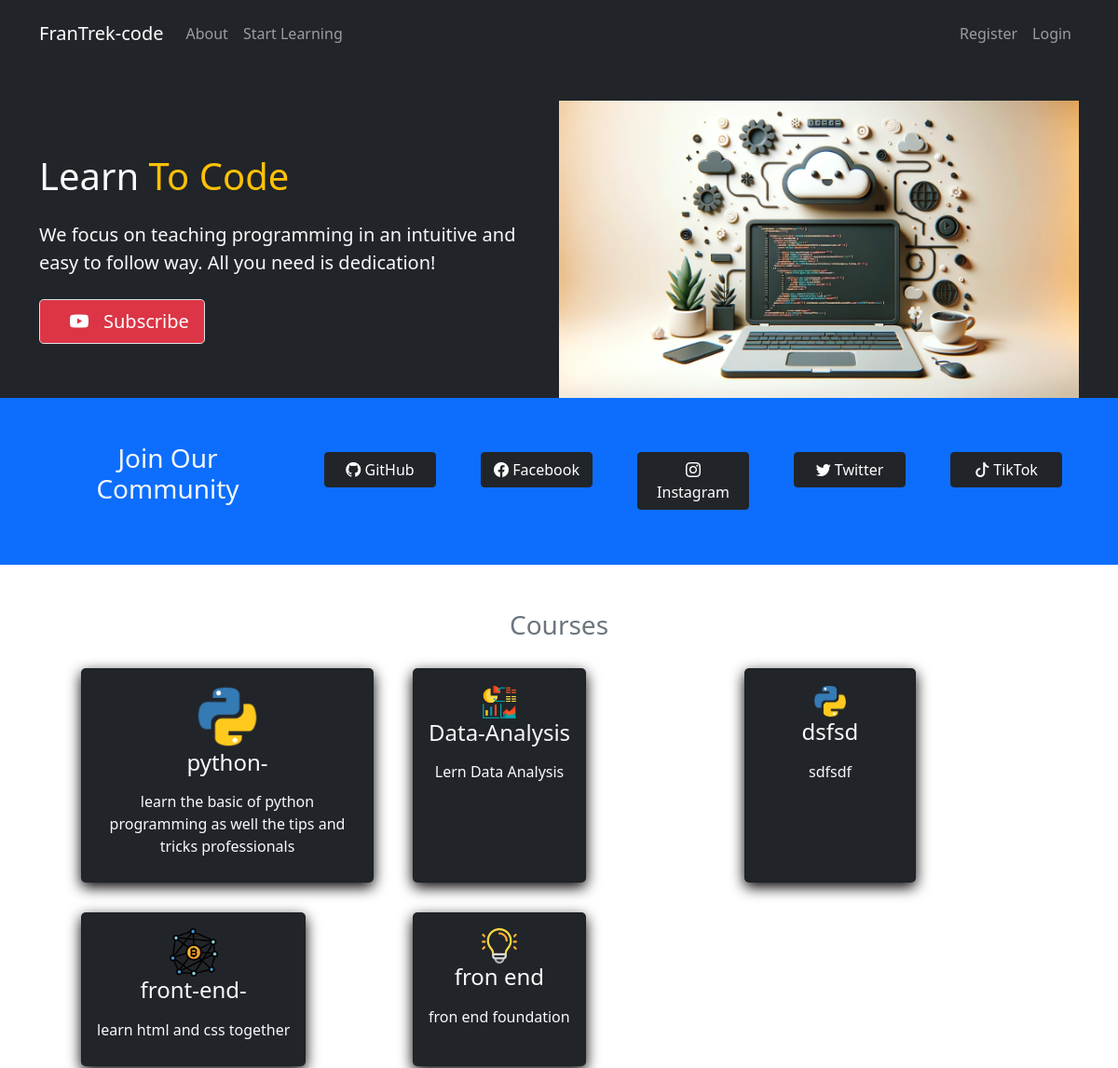
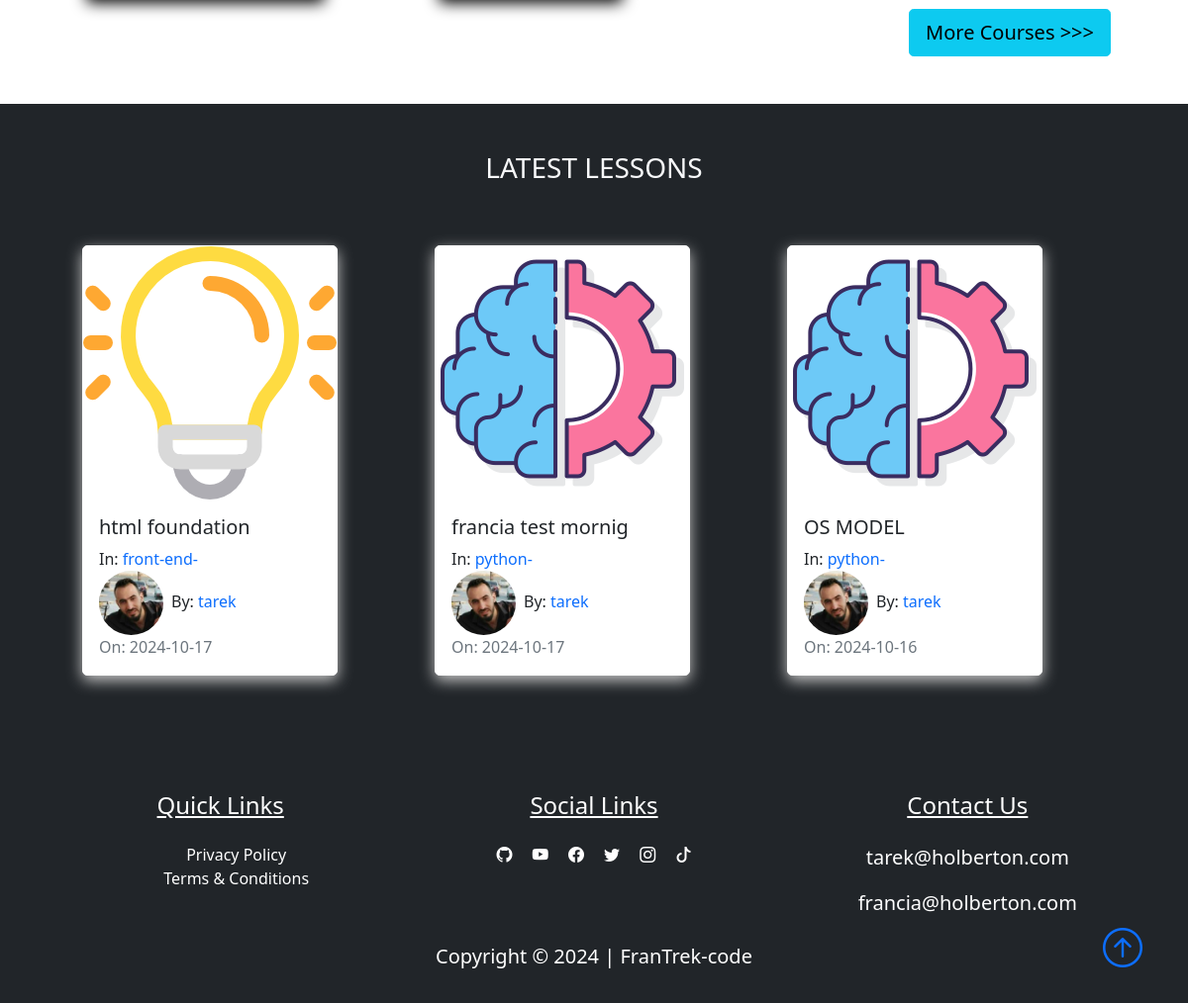
The page /home on the database its author committed (2 pictures, top to bottom).
### FranTrek/models.py (models this page shows, shortened)
class Course(db.Model):
    id = db.Column(db.Integer, primary_key=True)
    title = db.Column(db.String(50), unique=True, nullable=False)
    description = db.Column(db.String(150), nullable=False)
    icon = db.Column(db.String(20), nullable=False, default="default_icon.jpg")
    lessons = db.relationship("Lesson", backref="course_name", lazy=True)

class Lesson(db.Model):
    id = db.Column(db.Integer, primary_key=True)
    title = db.Column(db.String(100), nullable=False)
    date_posted = db.Column(db.DateTime, nullable=False, default=datetime.utcnow)
    content = db.Column(db.Text, nullable=False)
    thumbnail = db.Column(
        db.String(20), nullable=False, default="default_thumbnail.jpg"
    )
    slug = db.Column(db.String(32), nullable=False)
    user_id = db.Column(db.Integer, db.ForeignKey("user.id"), nullable=False)
    course_id = db.Column(db.Integer, db.ForeignKey("course.id"), nullable=False)

class User(db.Model, UserMixin):
    id = db.Column(db.Integer, primary_key=True)
    fname = db.Column(db.String(25), nullable=False)
    lname = db.Column(db.String(25), nullable=False)
    username = db.Column(db.String(25), unique=True, nullable=False)
    email = db.Column(db.String(125), unique=True, nullable=False)
    image_file = db.Column(db.String(20), nullable=False, default="default.png")
    bio = db.Column(db.Text, nullable=True)
    password = db.Column(db.String(60), nullable=False)
    lessons = db.relationship("Lesson", backref="author", lazy=True)

### FranTrek/routes.py (the view)
@app.route("/")
@app.route("/home")
def home():
    lessons = Lesson.query.order_by(Lesson.date_posted.desc()).paginate(
        page=1, per_page=6
    )
    courses = Course.query.paginate(page=1, per_page=6)
    return render_template("home.html", lessons=lessons, courses=courses)

### FranTrek/templates/home.html (shortened to what this page needs)
{% extends "layout.html"%}
{% block content%}
<section class="bg-dark text-light p-5 p-lg-0 pt-lg-5 text-center text-sm-start">
    <div class="container">
        <div class="d-sm-flex align-items-center justify-content-between">
            <div>
                <h1 class="mb-10"> Learn <span class="text-warning"> To Code</span></h1>
                <p class="lead my-4">
                    We focus on teaching programming in an intuitive and easy to follow way. All you need is
                    dedication!
                </p>
                <a class="btn btn-danger btn-lg border"
                    href="https://www.youtube.com/@HolbertonFrance/featured" target="_blank">
                    <i class="bi bi-youtube m-3"></i>Subscribe
                </a>
            </div>
            <img class="img-fluid w-50 d-none d-sm-block" src="{{url_for('static', filename='showcase.png')}}" alt="">
        </div>
    </div>
</section>
<section class="bg-primary text-light p-5">
    <div class="container">
        <div class="d-md-flex justify-content-between align-items-center">
            <h3 class="mb-3 text-center">Join Our Community</h3>
            <nav class="navbar navbar-expand-lg navbar-dark">
                <div class="collapse navbar-collapse" id="socialbtn">
                    <ul class="navbar-nav">
                        <li class="nav-item">
                            <a class="btn btn-dark ms-5 button_width" href="#"
                                target="_blank">
                                <i class="bi-github" role="img"></i>
                                GitHub
                            </a>
                        </li>
                        <li>
                            <a class="btn btn-dark ms-5 button_width" href="#"
                                target="_blank">
                                <i class="bi bi-facebook "></i>
                                Facebook
                            </a>
                        </li>
                        <li class="nav-item">
                            <a type="button" class="btn btn-dark ms-5 button_width"
                                href="#" target="_blank">
                                <i class="bi bi-instagram"></i>
                                Instagram
                            </a>
                        </li>
                        <li class="nav-item">
                            <a class="btn btn-dark ms-5 button_width" href="#"
                                target="_blank">
                                <i class="bi bi-twitter"></i>
                                Twitter
                            </a>
                        </li>
                        <li class="nav-item">
                            <a class="btn btn-dark ms-5 button_width" href="#"
                                target="_blank">
                                <i class="bi bi-tiktok"></i>
                                TikTok
                            </a>
                        </li>
                    </ul>
                </div>
            </nav>
        </div>
    </div>
</section>
<section class="bg-ligh">
    <div class="container p-5">
        <h3 class="text-center text-secondary" id='learn'>Courses</h3>
        <div class="row">
            {% for course in courses.items %}
            <div class="col-sm-12 col-md-6 col-lg-4 p-3 d-flex align-items-stretch">
                <a href="{{url_for('course', course_title=course.title)}}" class="text-decoration-none">
                    <div class="card bg-dark text-light h-100">
                        <div class="card-body text-center">
                            <img src="{{url_for('static', filename='course_icons/'+course.icon)}}" alt=""
                                class="card-img w-25">
                            <h4 class="card-title mb-3">
                                {{course.title}}
                            </h4>
                            <p class="card-text">{{course.description}}</p>
                        </div>
                    </div>
                </a>
            </div>
            {% endfor %}
        </div>
        <div class="" style="display: flex; justify-content: flex-end">
            <a href="{{ url_for('courses')}}" class="btn btn-info btn-lg"> More Courses &gt&gt&gt</a>
        </div>
    </div>
</section>
<section class="bg-dark">
    <div class="container p-5">
        <div class="row mb-5 ">
            <div class="col">
                <h3 class="text-uppercase text-center text-light">latest lessons</h3>
            </div>
        </div>
        <div class="row">
            {% for lesson in lessons.items %}
            <div class="col-sm-12 col-md-6 col-lg-4 pb-5 d-flex align-items-stretch">
                <div class="card lesson">
                    <img src="{{url_for('static', filename='lesson_thumbnails/'+lesson.thumbnail)}}" class="card-img">
                    <div class="card-body d-flex flex-column">
                        <h5 class="card-title">
                            <a class="text-decoration-none text-dark"
                                href="{{url_for('lesson', lesson_slug=lesson.slug, course=lesson.course_name.title)}}">{{lesson.title}}</a>
                        </h5>
                        <p class="card-text mb-0">In:
                            <a class="text-decoration-none"
                                href="{{ url_for('course', course_title=lesson.course_name.title)}}">{{lesson.course_name.title}}</a>
                        </p>
                        <span><img class="article-img rounded-circle"
                                src="{{url_for('static', filename='user_pics/'+lesson.author.image_file)}}" alt="">By:
                            <a href="{{ url_for('author', username=lesson.author.username)}}"
                                class="link">{{lesson.author.username}}</a></span>
                        <span class="text-muted">On: {{lesson.date_posted.strftime('%Y-%m-%d')}}</span>
                    </div>
                </div>
            </div>
            {% endfor %}
        </div>
    </div>
</section>
{% endblock content%}

### FranTrek/static/main.css (style rules this page uses)
body::before { display: block; content: ''; height: 60px; }
.card { transition: 0.7s ease; box-shadow: 0 5px 15px rgba(1 1 1/ 15); border-radius: 5px; margin: 5px; }
.lesson { box-shadow: 0 5px 15px rgba(200 200 200/ 15); border-radius: 5px; border: 1px solid #fff; }
.button_width { min-width: 120px; max-width: 120px; }
.article-img { height: 65px; width: 65px; margin-right: 8px; }
.link { text-decoration: none; }

### rows shown on the page
Course: icon (picture), title "python-", description "learn the basic of python programming as well the tips and tricks professionals"
Course: icon (picture), title "Data-Analysis", description "Lern Data Analysis"
Course: icon (picture), title "dsfsd", description "sdfsdf"
Course: icon (picture), title "front-end-", description "learn html and css together"
Course: icon (picture), title "fron end", description "fron end foundation"
Lesson: thumbnail (picture), title "html foundation", course_name "front-end-", image_file (picture), author.username "tarek", date_posted "2024-10-17"
Lesson: thumbnail (picture), title "francia test mornig", course_name "python-", image_file (picture), author.username "tarek", date_posted "2024-10-17"
Lesson: thumbnail (picture), title "OS MODEL", course_name "python-", image_file (picture), author.username "tarek", date_posted "2024-10-16"
